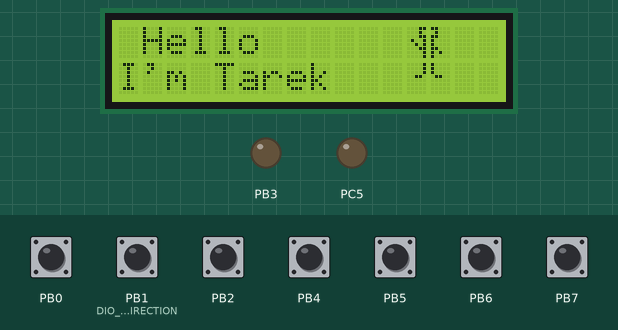
This program was run on a simulated ATmega32, built with avr-gcc and emulated at 8 MHz. On the bench: 16×2 character LCD, output pins drawn as LEDs (lit = HIGH). Wiring (inferred from the names in the program): character LCD (HD44780): RS PA0; R/W PA1; E PA2; data PD0, PD1, PD2, PD3, PD4, PD5, PD6, PD7. Inputs (shaded band) come from the test bench; at power-on: PB0, PB1 (DIO_u8_PA0_DIRECTION), PB2, PB4–7 HIGH. Pins used as bus, display or sensor lines are not drawn.

Above: at 2.1 s.
2.2 s: PB0 pulled LOW for 0.8 s
At 5.3 s:
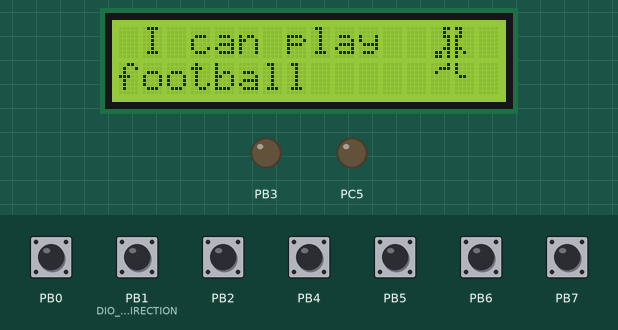
5.4 s: PB0 pulled LOW for 0.8 s
At 6.15 s:
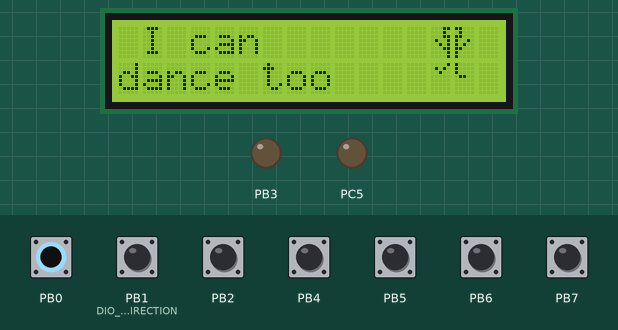
Timing chart, 0 to 8.4 s (numbered marks = the images above; inputs shaded):
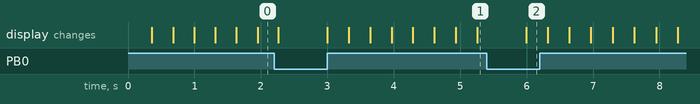

The program:

main.c
```c
#include "STD_TYPES.h"
#include "BIT_MATH.h"
#include "DIO_interface.h"
#include "LCD_interface.h"
#include<avr/delay.h>

int main() {

	DIO_u8Init();
	LCD_voidInit8Bit();
	u8 Local_u8Frame=1;
	u8 Local_u8FrameNum=0;

	u8 Arr1[8] = { 0b11000, 0b01000, 0b11000, 0b10000, 0b10000, 0b11000,
			0b10100, 0b10000 };
	u8 Arr2[8] = { 0b00011, 0b00010, 0b00011, 0b01001, 0b00101, 0b00011,
			0b00001, 0b00001 };
	u8 Arr3[8] = { 0b00011, 0b00010, 0b00011, 0b00001, 0b00001, 0b01111,
			0b00001, 0b00001 };
	u8 Arr4[8] = { 0b00001, 0b00001, 0b00001, 0b00110, 0b00000, 0b00000,
			0b00000, 0b00000 };
	u8 Arr5[8] = { 0b10000, 0b10000, 0b10000, 0b01100, 0b00000, 0b00000,
			0b00000, 0b00000 };
	u8 Arr6[8] = { 0b00011, 0b00010, 0b00011, 0b00001, 0b00001, 0b00011,
			0b00101, 0b00001 };
	u8 Arr7[8] = { 0b01101, 0b01101, 0b00001, 0b00110, 0b00000, 0b00000,
			0b00000, 0b00000 };
	u8 Arr8[8] = { 0b00001, 0b00111, 0b01000, 0b00000, 0b00000, 0b00000,
			0b00000, 0b00000 };
	u8 Arr9[8] = { 0b00011, 0b00010, 0b00011, 0b00001, 0b00001, 0b00011,
			0b01101, 0b01101 };
	u8 Arr10[8] = { 0b10000, 0b01010, 0b00100, 0b00000, 0b00000, 0b00000,
			0b00000, 0b00000 };
	u8 Arr11[8] = { 0b00011, 0b00010, 0b00011, 0b01001, 0b00101, 0b00011,
			0b00001, 0b00001 };
	u8 Arr12[8] = { 0b00001, 0b01010, 0b00100, 0b00000, 0b00000, 0b00000,
			0b00000, 0b00000 };
	u8 Arr13[8] = { 0b11000, 0b01000, 0b11000, 0b10010, 0b10100, 0b11000,
			0b10000, 0b10000 };
	while (1) {
		DIO_u8GetPinValue(DIO_u8_PORTB,DIO_u8_PIN0,&Local_u8Frame);
		if(Local_u8Frame==0){
			Local_u8FrameNum++;
			_delay_ms(400);
		}
		if(Local_u8FrameNum>2)
			Local_u8FrameNum=0;
		if(Local_u8FrameNum==0){
		 LCD_voidWriteCmd(1);
		 LCD_u8GoToXY(1, 0);
		 LCD_voidWriteString(" Hello ");
		 LCD_u8GoToXY(2, 0);
		 LCD_voidWriteString("I'm Tarek");
		 LCD_voidWriteSpecialChar(Arr1, 0, 1, 13);
		 LCD_voidWriteSpecialChar(Arr4, 2, 2, 12);
		 LCD_voidWriteSpecialChar(Arr5, 3, 2, 13);
		 LCD_voidWriteSpecialChar(Arr2, 1, 1, 12);
		 _delay_ms(300);
		 LCD_voidWriteSpecialChar(Arr3, 1, 1, 12);
		 _delay_ms(300);
		 }
		 if(Local_u8FrameNum==1){
		 LCD_voidWriteCmd(1);
		 LCD_u8GoToXY(1, 0);
		 LCD_voidWriteString(" I can play");
		 LCD_u8GoToXY(2, 0);
		 LCD_voidWriteString("football");
		 LCD_voidWriteSpecialChar(Arr1, 0, 1, 14);
		 LCD_voidWriteSpecialChar(Arr7, 2, 2, 13);
		 LCD_voidWriteSpecialChar(Arr5, 3, 2, 14);
		 LCD_voidWriteSpecialChar(Arr6, 1, 1, 13);
		 _delay_ms(300);
		 LCD_voidWriteSpecialChar(Arr8, 2, 2, 13);
		 LCD_voidWriteSpecialChar(Arr9, 1, 1, 13);
		 _delay_ms(300);}
		 if(Local_u8FrameNum==2){
		LCD_voidWriteCmd(1);
		LCD_u8GoToXY(1, 0);
		LCD_voidWriteString(" I can ");
		LCD_u8GoToXY(2, 0);
		LCD_voidWriteString("dance too");
		LCD_voidWriteSpecialChar(Arr13, 0, 1, 14);
		LCD_voidWriteSpecialChar(Arr12, 2, 2, 13);
		LCD_voidWriteSpecialChar(Arr5, 3, 2, 14);
		LCD_voidWriteSpecialChar(Arr11, 1, 1, 13);
		_delay_ms(300);
		LCD_voidWriteSpecialChar(Arr10, 3, 2, 14);
		LCD_voidWriteSpecialChar(Arr4, 2, 2, 13);
		_delay_ms(300);
	}
	}
	return 0;
}
```

LCD_config.h
```c
/************************************************************************************/
/*								Name :Tarek Wael								    */
/*								Date :24/9/2021							            */
/*								SWC :LCD											*/
/*								Version :1.0									    */
/************************************************************************************/


#ifndef LCD_CONFIG_H
#define LCD_CONFIG_H

#define LCD_u8_RS_PIN 		DIO_u8_PIN0
#define LCD_u8_RS_PORT 		DIO_u8_PORTA

#define LCD_u8_RW_PIN 		DIO_u8_PIN1
#define LCD_u8_RW_PORT 		DIO_u8_PORTA

#define LCD_u8_EN_PIN 		DIO_u8_PIN2
#define LCD_u8_EN_PORT 		DIO_u8_PORTA

#define LCD_u8_DATA_PORT 	DIO_u8_PORTD

#endif
```

LCD_interface.h
```c
/***********************************************************************************/
/*                              Name : Tarek Wael                                  */
/*								Date : 24/9/2021                                   */
/*                              SWC : LCD                                          */
/*								Version : 1.0                                      */
/***********************************************************************************/
#ifndef LCD_INTERFACE_H
#define LCD_INTERFACE_H


#define LCD_u8_LINE_1 	1
#define LCD_u8_LINE_2 	2

void LCD_voidInit4Bit(void);
void LCD_voidInit8Bit(void);
void LCD_voidWriteChar(u8 Copy_u8Char);
void LCD_voidWriteCmd(u8 Copy_u8Cmd);
void LCD_voidWriteString(u8 *Copy_Pu8String);
void LCD_voidWriteNumber(u16 Copy_u16Number);
void LCD_voidWriteSpecialChar(u8* Copy_Au8Pattern,u8 Copy_u8PatternNumber,u8 Copy_u8XPos,u8 Copy_u8YPos);
u8 LCD_u8GoToXY(u8 Copy_u8LineNum,u8 Copy_u8CharLocation);


#endif
```

LCD_program.c
```c
/***********************************************************************************/
/*                              Name : Tarek Wael                                  */
/*								Date : 24/9/2021                                   */
/*                              SWC : LCD                                          */
/*								Version : 1.0                                      */
/***********************************************************************************/

/*Library layer*/
#include "STD_TYPES.h"
#include "BIT_MATH.h"
#define F_CPU 8000000UL
#include <avr/delay.h>
/*MCAL*/
#include "DIO_interface.h"

/*HAL*/
#include"LCD_interface.h"
#include "LCD_private.h"
#include "LCD_config.h"

void LCD_voidInit8Bit(void) {
	_delay_ms(35);
	LCD_voidWriteCmd(0b00111000);
	LCD_voidWriteCmd(0b00001100);
	LCD_voidWriteCmd(0x01);
	_delay_ms(2);
	LCD_voidWriteCmd(0b00000110);
}

void LCD_voidInit4Bit(void) {
	_delay_ms(35);
	LCD_voidWriteCmd(0b00100000);
	LCD_voidWriteCmd(0b00100000);
	LCD_voidWriteCmd(0b00100000);
	LCD_voidWriteCmd(0b00000000);
	LCD_voidWriteCmd(0b11000000);
	LCD_voidWriteCmd(0b00000000);
	LCD_voidWriteCmd(0b00010000);
	_delay_ms(2);
	LCD_voidWriteCmd(0b00000000);
	LCD_voidWriteCmd(0b01100000);
}
void LCD_voidWriteChar(u8 Copy_u8Char) {
	/* RS =  1 (Data byte)        */
	DIO_u8SetPinValue(LCD_u8_RS_PORT, LCD_u8_RS_PIN, DIO_u8_HIGH);
	/* R/w = 0 (Write operation) */
	DIO_u8SetPinValue(LCD_u8_RW_PORT, LCD_u8_RW_PIN, DIO_u8_LOW);
	/* Send Data byte to LCD    */
	DIO_u8SetPortValue(LCD_u8_DATA_PORT, Copy_u8Char);
	/*Enable pulse             */
	DIO_u8SetPinValue(LCD_u8_EN_PORT, LCD_u8_EN_PIN, DIO_u8_HIGH);
	_delay_us(2);
	DIO_u8SetPinValue(LCD_u8_EN_PORT, LCD_u8_EN_PIN, DIO_u8_LOW);
}
void LCD_voidWriteCmd(u8 Copy_u8Cmd) {
	/* RS =  0 (command byte)        */
	DIO_u8SetPinValue(LCD_u8_RS_PORT, LCD_u8_RS_PIN, DIO_u8_LOW);
	/* R/w = 0 (Write operation) */
	DIO_u8SetPinValue(LCD_u8_RW_PORT, LCD_u8_RW_PIN, DIO_u8_LOW);
	/* Send Data byte to LCD    */
	DIO_u8SetPortValue(LCD_u8_DATA_PORT, Copy_u8Cmd);
	/*Enable pulse             */
	DIO_u8SetPinValue(LCD_u8_EN_PORT, LCD_u8_EN_PIN, DIO_u8_HIGH);
	_delay_us(2);
	DIO_u8SetPinValue(LCD_u8_EN_PORT, LCD_u8_EN_PIN, DIO_u8_LOW);
}
void LCD_voidWriteString(u8 *Copy_Pu8String) {
	u8 Local_u8_stringcounter = 0;
	/* Send Data byte to LCD */
	while (Copy_Pu8String[Local_u8_stringcounter] != '\0') {
		LCD_voidWriteChar(Copy_Pu8String[Local_u8_stringcounter]);
		Local_u8_stringcounter++;
	}
}
u8 LCD_u8GoToXY(u8 Copy_u8LineNum, u8 Copy_u8CharLocation) {
	u8 Local_u8ErrorState = STD_TYPES_OK;
	switch (Copy_u8LineNum) {
	case LCD_u8_LINE_1:
		LCD_voidWriteCmd(0x80 + Copy_u8CharLocation);
		break;
	case LCD_u8_LINE_2:
		LCD_voidWriteCmd(0xC0 + Copy_u8CharLocation);
		break;
	default:
		Local_u8ErrorState = STD_TYPES_NOK;
	}

	return Local_u8ErrorState;
}

void LCD_voidWriteNumber(u16 Copy_u16Number) {
	u16 Local_u16_Remaining;
	u16 Local_u16_Reverse = 1;
	u8 Local_u8_FinalReverse;

	if (Copy_u16Number == 0) {
		LCD_voidWriteChar(Copy_u16Number + '0');
	} else {
		while (Copy_u16Number != 0) {
			Local_u16_Remaining = Copy_u16Number % 10;
			Local_u16_Reverse = Local_u16_Reverse * 10 + Local_u16_Remaining;
			Copy_u16Number /= 10;
		}
		while (Local_u16_Reverse != 1) {
			Local_u8_FinalReverse = Local_u16_Reverse % 10;
			LCD_voidWriteChar(Local_u8_FinalReverse + '0');
			Local_u16_Reverse /= 10;
		}
	}
}
void LCD_voidWriteSpecialChar(u8* Copy_Au8Pattern, u8 Copy_u8PatternNumber,
		u8 Copy_u8XPos, u8 Copy_u8YPos) {
	u8 Local_u8CGRAMAddress = 0, Local_u8Counter;
	/*Calculate CGRAM Address*/
	Local_u8CGRAMAddress = Copy_u8PatternNumber * 8;
	/* Send CG Ram address command to LCD, with setting bit 6 , and clearing bit 7*/
	LCD_voidWriteCmd(Local_u8CGRAMAddress + 64);
	/*Write the pattern into CG Ram*/
	for (Local_u8Counter = 0; Local_u8Counter < 8; Local_u8Counter++)
		LCD_voidWriteChar(Copy_Au8Pattern[Local_u8Counter]);
	/*Going Back to DD Ram to display Pattern*/
	LCD_u8GoToXY(Copy_u8XPos, Copy_u8YPos);
	/*Display Pattern written in CG Ram*/
	LCD_voidWriteChar(Copy_u8PatternNumber);
}
```

BIT_MATH.h
```c
/***************************************************************************************/
/****************************  IMT School Training Center ******************************/
/***************************************************************************************/
/** This file is developed by IMT School training center, All copyrights are reserved **/
/***************************************************************************************/
#ifndef _BIT_MATH_H
#define _BIT_MATH_H

#define SET_BIT(VAR,BITNO) (VAR) |=  (1 << (BITNO))
#define CLR_BIT(VAR,BITNO) (VAR) &= ~(1 << (BITNO))
#define TOG_BIT(VAR,BITNO) (VAR) ^=  (1 << (BITNO))
#define GET_BIT(VAR,BITNO) (((VAR) >> (BITNO)) & 1)


#endif
```

DIO_config.h
```c
/***********************************************************************************/
/*                              Name : Tarek Wael                                  */
/*								Date : 17/9/2021                                   */
/*                              SWC : DIO                                          */
/*								Version : 1.0                                      */
/***********************************************************************************/

#ifndef DIO_CONFIG_H
#define DIO_CONFIG_H
/*Configuration of directions of Pins */
/*Options: 1-DIO_u8_INIT_INPUT    2-1-DIO_u8_INIT_OUTPUT */
#define DIO_u8_PA0_DIRECTION 	  DIO_u8_INIT_OUTPUT
#define DIO_u8_PA1_DIRECTION 	  DIO_u8_INIT_OUTPUT
#define DIO_u8_PA2_DIRECTION 	  DIO_u8_INIT_OUTPUT
#define DIO_u8_PA3_DIRECTION 	  DIO_u8_INIT_INPUT
#define DIO_u8_PA4_DIRECTION      DIO_u8_INIT_INPUT
#define DIO_u8_PA5_DIRECTION      DIO_u8_INIT_INPUT
#define DIO_u8_PA6_DIRECTION      DIO_u8_INIT_INPUT
#define DIO_u8_PA7_DIRECTION      DIO_u8_INIT_INPUT

#define DIO_u8_PB0_DIRECTION      DIO_u8_INIT_INPUT
#define DIO_u8_PB1_DIRECTION      DIO_u8_INIT_INPUT
#define DIO_u8_PB2_DIRECTION      DIO_u8_INIT_INPUT
#define DIO_u8_PB3_DIRECTION      DIO_u8_INIT_OUTPUT
#define DIO_u8_PB4_DIRECTION      DIO_u8_INIT_INPUT
#define DIO_u8_PB5_DIRECTION      DIO_u8_INIT_INPUT
#define DIO_u8_PB6_DIRECTION      DIO_u8_INIT_INPUT
#define DIO_u8_PB7_DIRECTION      DIO_u8_INIT_INPUT

#define DIO_u8_PC0_DIRECTION      DIO_u8_INIT_INPUT
#define DIO_u8_PC1_DIRECTION      DIO_u8_INIT_INPUT
#define DIO_u8_PC2_DIRECTION      DIO_u8_INIT_INPUT
#define DIO_u8_PC3_DIRECTION      DIO_u8_INIT_INPUT
#define DIO_u8_PC4_DIRECTION      DIO_u8_INIT_INPUT
#define DIO_u8_PC5_DIRECTION      DIO_u8_INIT_OUTPUT
#define DIO_u8_PC6_DIRECTION      DIO_u8_INIT_INPUT
#define DIO_u8_PC7_DIRECTION      DIO_u8_INIT_INPUT

#define DIO_u8_PD0_DIRECTION      DIO_u8_INIT_OUTPUT
#define DIO_u8_PD1_DIRECTION      DIO_u8_INIT_OUTPUT
#define DIO_u8_PD2_DIRECTION      DIO_u8_INIT_OUTPUT
#define DIO_u8_PD3_DIRECTION      DIO_u8_INIT_OUTPUT
#define DIO_u8_PD4_DIRECTION      DIO_u8_INIT_OUTPUT
#define DIO_u8_PD5_DIRECTION      DIO_u8_INIT_OUTPUT
#define DIO_u8_PD6_DIRECTION      DIO_u8_INIT_OUTPUT
#define DIO_u8_PD7_DIRECTION      DIO_u8_INIT_OUTPUT

/*Options : 1-DIO_u8_INIT_OUTPUT_HIGH
  			2-DIO_u8_INIT_OUTPUT_LOW
  			3-DIO_u8_INIT_INPUT_FLOATING
  			4-DIO_u8_INIT_INPUT_PULLUP */
#define DIO_u8_PA0_VALUE		DIO_u8_INIT_OUTPUT_LOW
#define DIO_u8_PA1_VALUE		DIO_u8_INIT_OUTPUT_LOW
#define DIO_u8_PA2_VALUE		DIO_u8_INIT_OUTPUT_LOW
#define DIO_u8_PA3_VALUE		DIO_u8_INIT_INPUT_FLOATING
#define DIO_u8_PA4_VALUE        DIO_u8_INIT_INPUT_FLOATING
#define DIO_u8_PA5_VALUE        DIO_u8_INIT_INPUT_FLOATING
#define DIO_u8_PA6_VALUE        DIO_u8_INIT_INPUT_FLOATING
#define DIO_u8_PA7_VALUE        DIO_u8_INIT_INPUT_FLOATING

#define DIO_u8_PB0_VALUE        DIO_u8_INIT_INPUT_PULLUP
#define DIO_u8_PB1_VALUE        DIO_u8_INIT_INPUT_PULLUP
#define DIO_u8_PB2_VALUE        DIO_u8_INIT_INPUT_PULLUP
#define DIO_u8_PB3_VALUE        DIO_u8_INIT_OUTPUT_LOW
#define DIO_u8_PB4_VALUE        DIO_u8_INIT_INPUT_PULLUP
#define DIO_u8_PB5_VALUE        DIO_u8_INIT_INPUT_PULLUP
#define DIO_u8_PB6_VALUE        DIO_u8_INIT_INPUT_PULLUP
#define DIO_u8_PB7_VALUE        DIO_u8_INIT_INPUT_PULLUP

#define DIO_u8_PC0_VALUE        DIO_u8_INIT_INPUT_PULLUP
#define DIO_u8_PC1_VALUE        DIO_u8_INIT_INPUT_PULLUP
#define DIO_u8_PC2_VALUE        DIO_u8_INIT_INPUT_PULLUP
#define DIO_u8_PC3_VALUE        DIO_u8_INIT_INPUT_PULLUP
#define DIO_u8_PC4_VALUE        DIO_u8_INIT_INPUT_PULLUP
#define DIO_u8_PC5_VALUE        DIO_u8_INIT_OUTPUT_LOW
#define DIO_u8_PC6_VALUE        DIO_u8_INIT_INPUT_PULLUP
#define DIO_u8_PC7_VALUE        DIO_u8_INIT_INPUT_PULLUP

#define DIO_u8_PD0_VALUE        DIO_u8_INIT_OUTPUT_LOW
#define DIO_u8_PD1_VALUE        DIO_u8_INIT_OUTPUT_LOW
#define DIO_u8_PD2_VALUE        DIO_u8_INIT_OUTPUT_LOW
#define DIO_u8_PD3_VALUE        DIO_u8_INIT_OUTPUT_LOW
#define DIO_u8_PD4_VALUE        DIO_u8_INIT_OUTPUT_LOW
#define DIO_u8_PD5_VALUE        DIO_u8_INIT_OUTPUT_LOW
#define DIO_u8_PD6_VALUE        DIO_u8_INIT_OUTPUT_LOW
#define DIO_u8_PD7_VALUE        DIO_u8_INIT_OUTPUT_LOW
#endif
```

DIO_interface.h
```c
/***********************************************************************************/
/*                              Name : Tarek Wael                                  */
/*								Date : 17/9/2021                                   */
/*                              SWC : DIO                                          */
/*								Version : 1.0                                      */
/***********************************************************************************/

#ifndef DIO_INTERFACE_H
#define DIO_INTERFACE_H
/* Macros for PORT Id */
#define DIO_u8_PORTA 0
#define DIO_u8_PORTB 1
#define DIO_u8_PORTC 2
#define DIO_u8_PORTD 3

/*Macros for Pin Id */
#define DIO_u8_PIN0 0
#define DIO_u8_PIN1 1
#define DIO_u8_PIN2 2
#define DIO_u8_PIN3 3
#define DIO_u8_PIN4 4
#define DIO_u8_PIN5 5
#define DIO_u8_PIN6 6
#define DIO_u8_PIN7 7

/* Macros for Pin Direction*/
#define DIO_u8_INPUT_FLOATING 0
#define DIO_u8_OUTPUT 1
#define DIO_u8_INPUT_PULLUP 2

/* Macros for Pin Value*/
#define DIO_u8_HIGH	1
#define DIO_u8_LOW	0

void DIO_u8Init(void);
u8 DIO_u8SetPinDirection(u8 Copy_u8PortId,u8 Copy_u8PinId,u8 Copy_u8PinDirection);
u8 DIO_u8SetPinValue(u8 Copy_u8PortId,u8 Copy_u8PinId,u8 Copy_u8PinValue);
u8 DIO_u8GetPinValue(u8 Copy_u8PortId,u8 Copy_u8PinId,u8 *Copy_Pu8ReturnValue);
u8 DIO_u8TogglePinValue(u8 Copy_u8PortId,u8 Copy_u8PinId);
u8 DIO_u8SetPortDirection(u8 Copy_u8PortId,u8 Copy_u8PortDirection);
u8 DIO_u8SetPortValue(u8 Copy_u8PortId,u8 Copy_u8PortValue);
u8 DIO_u8GetPortValue(u8 Copy_u8PortId,u8 *Copy_Pu8ReturnValue);
#endif
```

DIO_private.h
```c
/***********************************************************************************/
/*                              Name : Tarek Wael                                  */
/*								Date : 17/9/2021                                   */
/*                              SWC : DIO                                          */
/*								Version : 1.0                                      */
/***********************************************************************************/

#ifndef DIO_PRIVATE_H
#define DIO_PRIVATE_H

#define DIO_u8_PORTA_REG 	*((volatile u8*)0x3B)
#define DIO_u8_DDRA_REG 	*((volatile u8*)0x3A)
#define DIO_u8_PINA_REG 	*((volatile u8*)0x39)

#define DIO_u8_PORTB_REG 	*((volatile u8*)0x38)
#define DIO_u8_DDRB_REG 	*((volatile u8*)0x37)
#define DIO_u8_PINB_REG  	*((volatile u8*)0x36)

#define DIO_u8_PORTC_REG 	*((volatile u8*)0x35)
#define DIO_u8_DDRC_REG 	*((volatile u8*)0x34)
#define DIO_u8_PINC_REG 	*((volatile u8*)0x33)

#define DIO_u8_PORTD_REG 	*((volatile u8*)0x32)
#define DIO_u8_DDRD_REG 	*((volatile u8*)0x31)
#define DIO_u8_PIND_REG 	*((volatile u8*)0x30)

#define DIO_u8_INIT_INPUT 	0
#define DIO_u8_INIT_OUTPUT	1

#define DIO_u8_INIT_OUTPUT_HIGH   	1
#define DIO_u8_INIT_OUTPUT_LOW    	0
#define DIO_u8_INIT_INPUT_FLOATING	0
#define DIO_u8_INIT_INPUT_PULLUP  	1

/* Concatination Function*/
#define PRIVATE_u8_CONC(b7,b6,b5,b4,b3,b2,b1,b0)		PRIVATE_u8_CONC_HELP(b7,b6,b5,b4,b3,b2,b1,b0)
#define PRIVATE_u8_CONC_HELP(b7,b6,b5,b4,b3,b2,b1,b0)	0b##b7##b6##b5##b4##b3##b2##b1##b0

#endif
```

LCD_private.h
```c

```

STD_TYPES.h
```c
#ifndef STD_TYPES_H
#define STD_TYPES_H

typedef unsigned char u8 ;
typedef signed char s8;

typedef unsigned short int u16;
typedef signed short int s16;

typedef unsigned long int u32;
typedef signed long int s32;

typedef float f32;
typedef double f64;

#define STD_TYPES_OK 1
#define STD_TYPES_NOK 0

#define NULL ((void*)0)

#endif
```

Source omitted: DIO_program.c (9120 bytes)

Measured:
- after the input at 5.4 s, the display: changes after 0.59 s (image 2)
